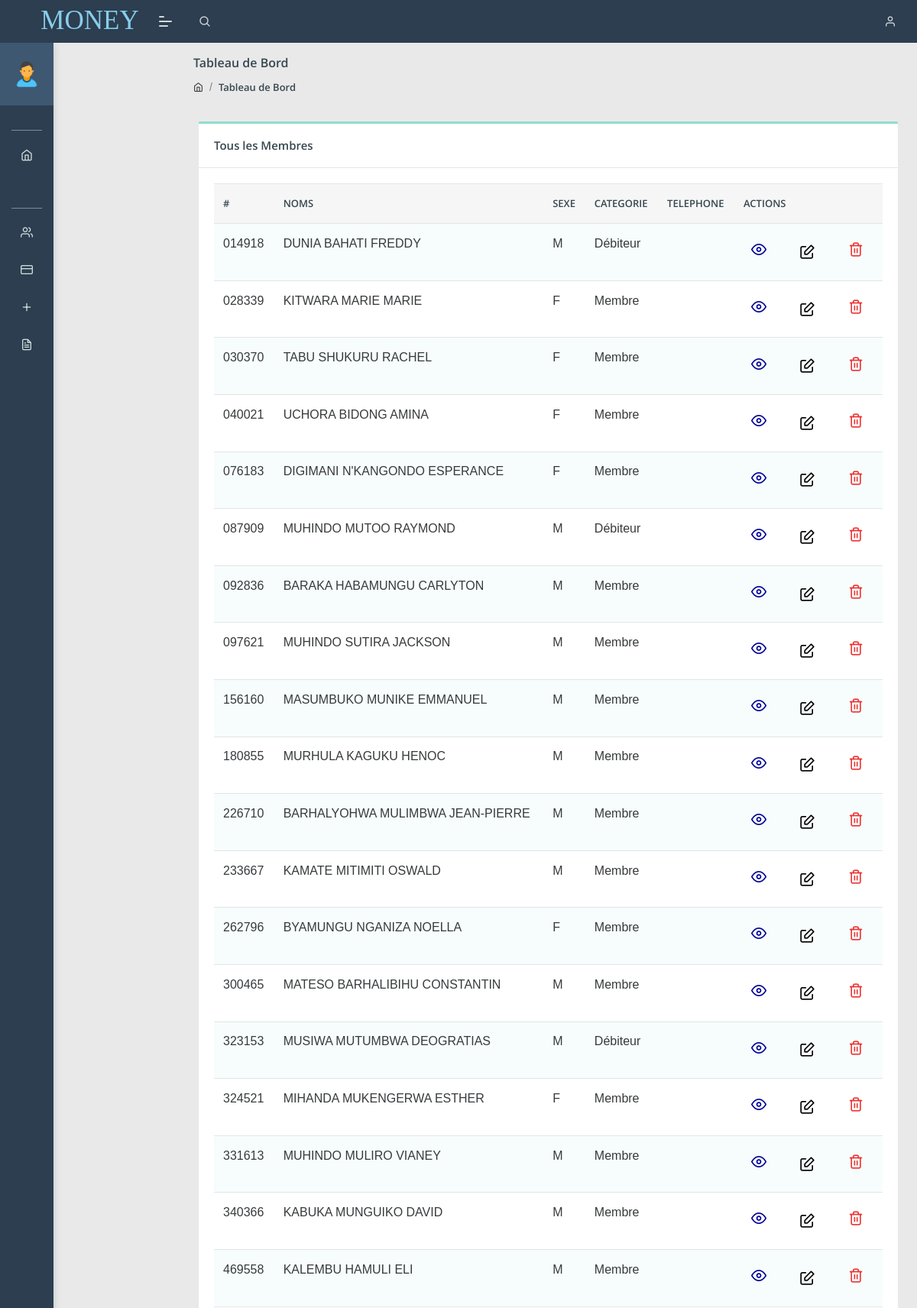
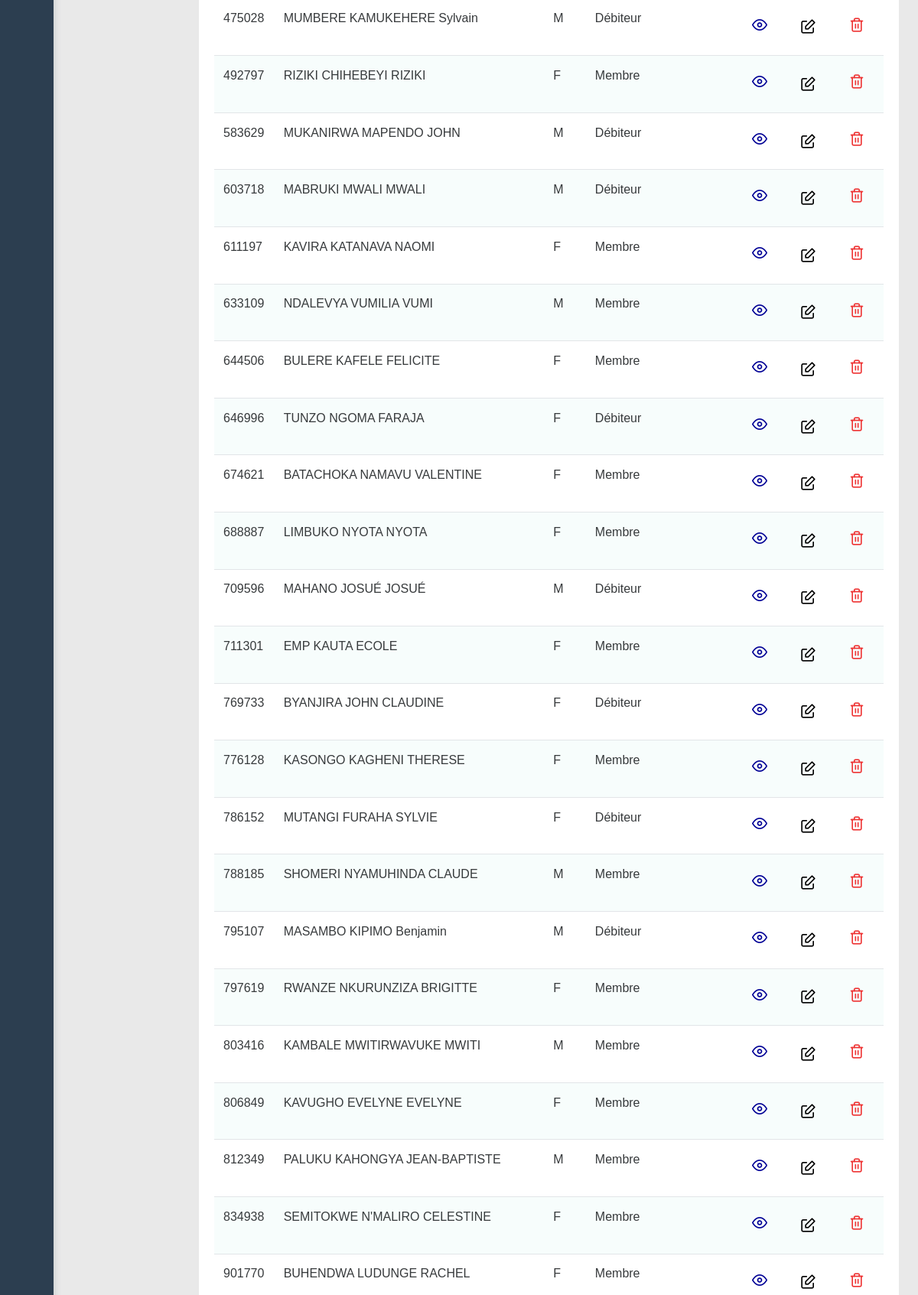
/all_members.php (signed in, upper part), run on the app's committed database (2 pictures, top to bottom).
### tables this page shows
CREATE TABLE `membres` (
  `id` varchar(50) NOT NULL,
  `fname` varchar(100) NOT NULL,
  `postnom` varchar(100) NOT NULL,
  `prenom` varchar(100) NOT NULL,
  `sex` varchar(100) NOT NULL,
  `bplace` varchar(100) NOT NULL,
  `bday` date NOT NULL,
  `phone` varchar(15) NOT NULL,
  `member_type` varchar(20) NOT NULL,
  `adress` varchar(200) NOT NULL,
  `parts` int(11) NOT NULL
);

### all_members.php (the view, shortened to what this page needs)
<?php
include './headers.php';
require './db/db.php';
 ?>
<body class="">
    <?php
    include './navbar.php';
    ?>
    <div class="separator" style="height:40px;"></div>
    <div class="pcoded-main-container">
        <div class="pcoded-content">
            <div class="page-header">
                <div class="page-block">
                    <div class="row align-items-center">
                        <div class="col-md-12 p-2">
                            <div class="page-header-title">
                                <h5 class="m-b-10">Tableau de Bord</h5>
                            </div>
                            <ul class="breadcrumb">
                                <li class="breadcrumb-item"><a href="./dashboard"><i class="feather icon-home"></i></a>
                                </li>
                                <li class="breadcrumb-item"><a href="#!">Tableau de Bord</a></li>
                            </ul>
                        </div>
                    </div>
                </div>
            </div>
            <div class="row">
                <div class="col-xl-12">
                    <div class="card">
                        <div class="card-header">
                            <h5>Tous les Membres</h5>
                        </div>
                        <div class="card-body table-border-style">
                            <div class="table-responsive">
                                <table class="table table-striped" id="tables">
                                    <thead>
                                        <tr>
                                            <th>#</th>
                                            <th>Noms</th>
                                            <th>Sexe</th>
                                            <th>Categorie</th>
                                            <th>Telephone</th>
                                            <th class="hidden">Actions</th>
                                        </tr>
                                    </thead>
                                    <tbody>
                                        <?php
                                        $sqlquery="SELECT * FROM membres";
                                        $result=mysqli_query($conn, $sqlquery);
                                        $count=mysqli_num_rows($result);
                                        if($count> 0){
                                          while($row=mysqli_fetch_assoc($result)){
                                            ?>
                                        <tr>
                                            <td><?php echo $row['id'] ?></td>
                                            <td><?php echo $names= $row['fname'].' '.$row['postnom'].' '.$row['prenom'] ?></td>
                                            <td><?php echo $row['sex'] ?></td>
                                            <td><?php echo $row['member_type'] ?></td>
                                            <td><?php echo $row['phone'] ?></td>
                                            <td class="hidden">
                                                <a href="member_details?id=<?php echo  $row['id'] ?> "><i
                                                        class="feather icon-eye"
                                                        style="color: rgb(0, 0, 150); font-size: 20px;padding: 5px; margin:5px"></i></a>
                                                <button data-toggle="modal" data-target="#exampleModalLive" name="btn"
                                                    id='<?php echo $row["id"] ?>' class='btn btn-primary'
                                                    style="background:none; border:none"><i class="feather icon-edit"
                                                        style="color: rgb(0, 0, 0); font-size: 20px;padding: 5px; margin:5px"></i></button>
                                                <a style="color:red"
                                                    href="delete_member_view?id=<?php echo $row['id'] ?> && names=<?php echo $names ?>"><i
                                                        class="feather icon-trash-2"
                                                        style="color: rgb(238, 54, 54); font-size: 20px;padding: 5px; margin:5px"></i></a>
                                            </td>
                                        </tr>
                                        <?php }} ?>
                                    </tbody>
                                </table>
                            </div>
                        </div>
                    </div>
                </div>
            </div>
</body>
</html>

### data on the page
membres: id "014918", fname+postnom+prenom "DUNIA BAHATI FREDDY", sex "M", member_type "Débiteur"
membres: id "028339", fname+postnom+prenom "KITWARA MARIE MARIE", sex "F", member_type "Membre"
membres: id "030370", fname+postnom+prenom "TABU SHUKURU RACHEL", sex "F", member_type "Membre"
membres: id "040021", fname+postnom+prenom "UCHORA BIDONG AMINA", sex "F", member_type "Membre"
membres: id "076183", fname+postnom+prenom "DIGIMANI N'KANGONDO ESPERANCE", sex "F", member_type "Membre"
membres: id "087909", fname+postnom+prenom "MUHINDO MUTOO RAYMOND", sex "M", member_type "Débiteur"
membres: id "092836", fname+postnom+prenom "BARAKA HABAMUNGU CARLYTON", sex "M", member_type "Membre"
membres: id "097621", fname+postnom+prenom "MUHINDO SUTIRA JACKSON", sex "M", member_type "Membre"
membres: id "156160", fname+postnom+prenom "MASUMBUKO MUNIKE EMMANUEL", sex "M", member_type "Membre"
membres: id "180855", fname+postnom+prenom "MURHULA KAGUKU HENOC", sex "M", member_type "Membre"
membres: id "226710", fname+postnom+prenom "BARHALYOHWA MULIMBWA JEAN-PIERRE", sex "M", member_type "Membre"
membres: id "233667", fname+postnom+prenom "KAMATE MITIMITI OSWALD", sex "M", member_type "Membre"
membres: id "262796", fname+postnom+prenom "BYAMUNGU NGANIZA NOELLA", sex "F", member_type "Membre"
membres: id "300465", fname+postnom+prenom "MATESO BARHALIBIHU CONSTANTIN", sex "M", member_type "Membre"
membres: id "323153", fname+postnom+prenom "MUSIWA MUTUMBWA DEOGRATIAS", sex "M", member_type "Débiteur"
membres: id "324521", fname+postnom+prenom "MIHANDA MUKENGERWA ESTHER", sex "F", member_type "Membre"
membres: id "331613", fname+postnom+prenom "MUHINDO MULIRO VIANEY", sex "M", member_type "Membre"
membres: id "340366", fname+postnom+prenom "KABUKA MUNGUIKO DAVID", sex "M", member_type "Membre"
membres: id "469558", fname+postnom+prenom "KALEMBU HAMULI ELI", sex "M", member_type "Membre"
membres: id "475028", fname+postnom+prenom "MUMBERE KAMUKEHERE Sylvain", sex "M", member_type "Débiteur"
membres: id "492797", fname+postnom+prenom "RIZIKI CHIHEBEYI RIZIKI", sex "F", member_type "Membre"
membres: id "583629", fname+postnom+prenom "MUKANIRWA MAPENDO JOHN", sex "M", member_type "Débiteur"
membres: id "603718", fname+postnom+prenom "MABRUKI MWALI MWALI", sex "M", member_type "Débiteur"
membres: id "611197", fname+postnom+prenom "KAVIRA KATANAVA NAOMI", sex "F", member_type "Membre"
membres: id "633109", fname+postnom+prenom "NDALEVYA VUMILIA VUMI", sex "M", member_type "Membre"
membres: id "644506", fname+postnom+prenom "BULERE KAFELE FELICITE", sex "F", member_type "Membre"
membres: id "646996", fname+postnom+prenom "TUNZO NGOMA FARAJA", sex "F", member_type "Débiteur"
membres: id "674621", fname+postnom+prenom "BATACHOKA NAMAVU VALENTINE", sex "F", member_type "Membre"
membres: id "688887", fname+postnom+prenom "LIMBUKO NYOTA NYOTA", sex "F", member_type "Membre"
membres: id "709596", fname+postnom+prenom "MAHANO JOSUÉ JOSUÉ", sex "M", member_type "Débiteur"
membres: id "711301", fname+postnom+prenom "EMP KAUTA ECOLE", sex "F", member_type "Membre"
membres: id "769733", fname+postnom+prenom "BYANJIRA JOHN CLAUDINE", sex "F", member_type "Débiteur"
membres: id "776128", fname+postnom+prenom "KASONGO KAGHENI THERESE", sex "F", member_type "Membre"
membres: id "786152", fname+postnom+prenom "MUTANGI FURAHA SYLVIE", sex "F", member_type "Débiteur"
membres: id "788185", fname+postnom+prenom "SHOMERI NYAMUHINDA CLAUDE", sex "M", member_type "Membre"
membres: id "795107", fname+postnom+prenom "MASAMBO KIPIMO Benjamin", sex "M", member_type "Débiteur"
membres: id "797619", fname+postnom+prenom "RWANZE NKURUNZIZA BRIGITTE", sex "F", member_type "Membre"
membres: id "803416", fname+postnom+prenom "KAMBALE MWITIRWAVUKE MWITI", sex "M", member_type "Membre"
membres: id "806849", fname+postnom+prenom "KAVUGHO EVELYNE EVELYNE", sex "F", member_type "Membre"
membres: id "812349", fname+postnom+prenom "PALUKU KAHONGYA JEAN-BAPTISTE", sex "M", member_type "Membre"
membres: id "834938", fname+postnom+prenom "SEMITOKWE N'MALIRO CELESTINE", sex "F", member_type "Membre"
membres: id "901770", fname+postnom+prenom "BUHENDWA LUDUNGE RACHEL", sex "F", member_type "Membre"
